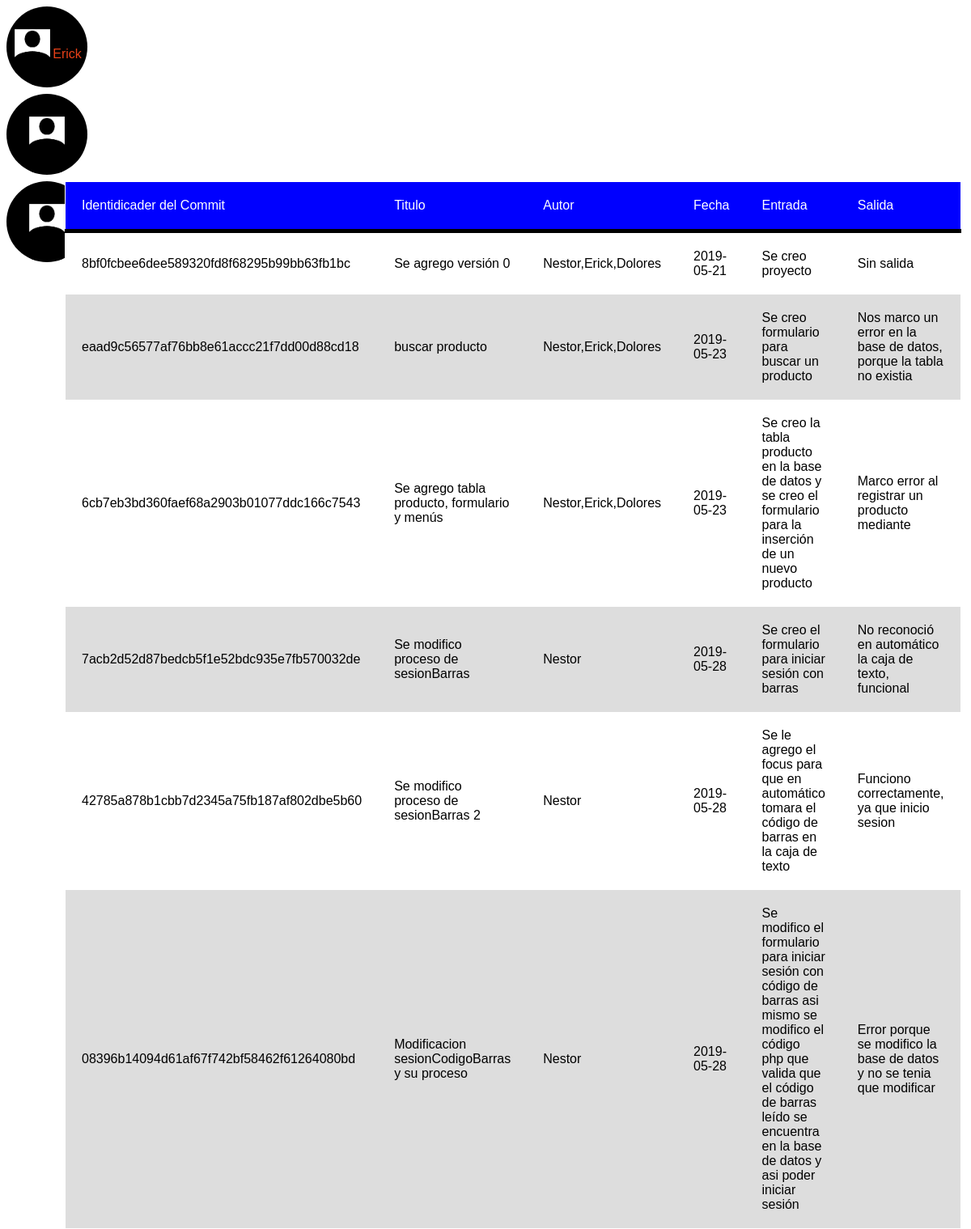
Screenshot of /seleccionarUsuario.php?n=2 with the database file from the repository.
### tables this page shows
CREATE TABLE `modificaciones` (
  `id_commit` int(6) NOT NULL,
  `codigo` varchar(99) DEFAULT NULL,
  `titulo` varchar(150) DEFAULT NULL,
  `autor` varchar(20) DEFAULT NULL,
  `fecha` date DEFAULT NULL,
  `entrada` varchar(1000) DEFAULT NULL,
  `salida` varchar(1000) DEFAULT NULL,
  `id_prueba` int(6) DEFAULT NULL,
  `id_modulo` int(6) DEFAULT NULL
);

### seleccionarUsuario.php (the view, shortened to what this page needs)
<!DOCTYPE html>
<html lang="en" dir="ltr">
  <head>
    <link rel="stylesheet" href="estilos.css">
  </head>
  <body>
   <div class="search-box">
       <a class="search-btn" href="seleccionarUsuario.php?e=1">
         <img src="usuariod.png" height="50" width="50">
         <span class="phone">Erick</span>
       </a>
       <br>
       <br>
       <br>
       <br>
       <br>
       <br>
       <a class="search-btn" href="seleccionarUsuario.php?n=2"><img src="usuariod.png" height="50" width="50"></a>
       <br>
       <br>
       <br>
       <br>
       <br>
       <br>
         <a class="search-btn" href="seleccionarUsuario.php?d=3"><img src="usuariod.png" height="50" width="50"></a>
   </div>
<?php
@$n = $_GET['n'];
$conexion=mysqli_connect("localhost","root","","bitacora") or
                          die("Problemas en la conexión");
?>
<?php
if($n != ""){
$consulta = "SELECT * FROM modificaciones WHERE autor LIKE'%Nestor%'";
$respuesta= mysqli_query($conexion,$consulta)or die("Problemas en el select".mysqli_error($conexion));
?>
<div class="tabla">
<center> <table>
  <thead>
    <tr>
      <td>Identidicader del Commit</td>
      <td>Titulo</td>
      <td>Autor</td>
      <td>Fecha</td>
      <td>Entrada</td>
      <td>Salida</td>
    </tr>
  </thead>
<?php
while($DatosCommit= mysqli_fetch_array($respuesta)) {
?>
<tr>
   <td><?php echo utf8_encode($DatosCommit[1]); ?></td>
   <td><?php echo utf8_encode($DatosCommit[2]); ?></td>
   <td><?php echo utf8_encode($DatosCommit[3]); ?></td>
   <td><?php echo utf8_encode($DatosCommit[4]); ?></td>
   <td><?php echo utf8_encode($DatosCommit[5]); ?></td>
   <td><?php echo utf8_encode($DatosCommit[6]); ?></td>
</tr>
<?php } ?>
</table></center>
</div>
<?php
}
?>
</body>
</html>

### estilos.css (style rules this page uses)
body { font-family: Arial; }
span.phone::before { content: '\A'; white-space: pre-line; text-align-last: inherit; }
.search-btn { color: #e84118; float:left; width: 100px; height: 100px; border-radius: 50%; background: black; display: flex; justify-content: center; align-items: center; text-decoration: none; }
.tabla { width:220px; position:absolute; left:80%; margin-left:-880px; }
table { border: 1px solid white; border-collapse: collapse; width: 500px; background-color: white; }
table td { border: 0px solid black; padding: 20px; }
table tr { border: 0px solid black; width: auto; }
thead { background-color: blue; border-bottom: solid 5px black; color: white; }
tr:nth-child(even) { background-color: #ddd; }

### rows the page displays
modificaciones: codigo "8bf0fcbee6dee589320fd8f68295b99bb63fb1bc", titulo "Se agrego versión 0", autor "Nestor,Erick,Dolores", fecha "2019-05-21", entrada "Se creo proyecto", salida "Sin salida"
modificaciones: codigo "eaad9c56577af76bb8e61accc21f7dd00d88cd18", titulo "buscar producto", autor "Nestor,Erick,Dolores", fecha "2019-05-23", entrada "Se creo formulario para buscar un producto", salida "Nos marco un error en la base de datos, porque la tabla no existia"
modificaciones: codigo "6cb7eb3bd360faef68a2903b01077ddc166c7543", titulo "Se agrego tabla producto, formulario y menús", autor "Nestor,Erick,Dolores", fecha "2019-05-23", entrada "Se creo la tabla producto en la base de datos y se creo el formulario para la inserción de un nuevo producto", salida "Marco error al registrar un producto mediante"
modificaciones: codigo "7acb2d52d87bedcb5f1e52bdc935e7fb570032de", titulo "Se modifico proceso de sesionBarras", autor "Nestor", fecha "2019-05-28", entrada "Se creo el formulario para iniciar sesión con barras", salida "No reconoció en automático la caja de texto, funcional"
modificaciones: codigo "42785a878b1cbb7d2345a75fb187af802dbe5b60", titulo "Se modifico proceso de sesionBarras 2", autor "Nestor", fecha "2019-05-28", entrada "Se le agrego el focus para que en automático tomara el código de barras en la caja de texto", salida "Funciono correctamente, ya que inicio sesion"
modificaciones: codigo "08396b14094d61af67f742bf58462f61264080bd", titulo "Modificacion sesionCodigoBarras y su proceso", autor "Nestor", fecha "2019-05-28", entrada "Se modifico el formulario para iniciar sesión con código de barras asi mismo se modifico el código php que valida que el código de barras leído se encuentra en la base de datos y asi poder iniciar sesión", salida "Error porque se modifico la base de datos y no se tenia que modificar"
